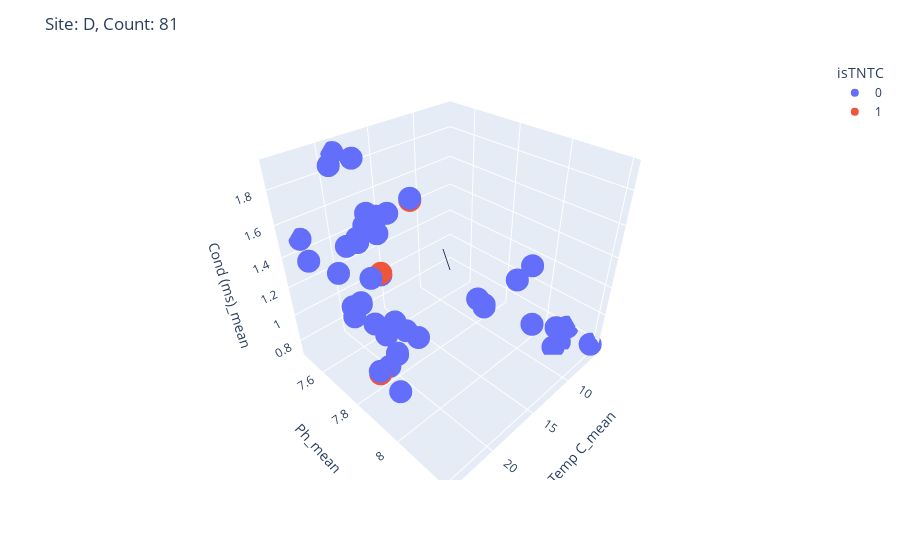
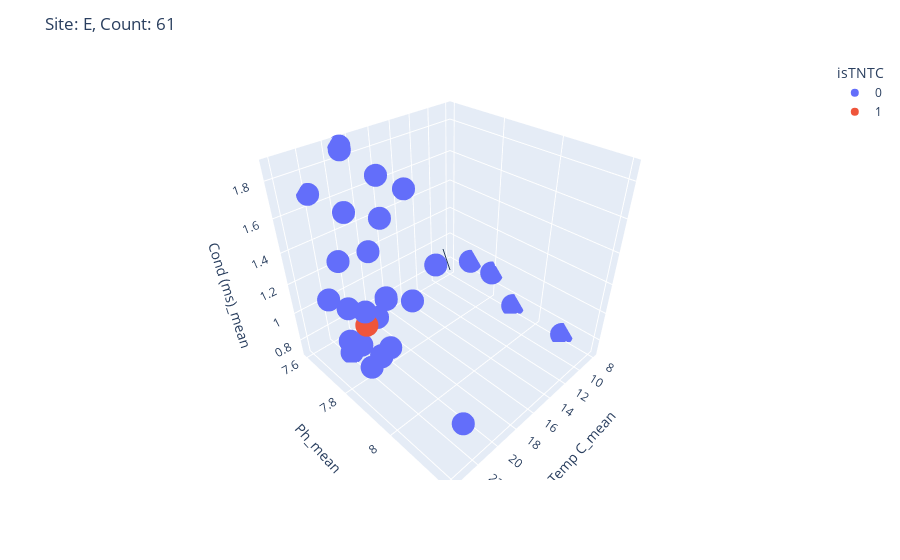
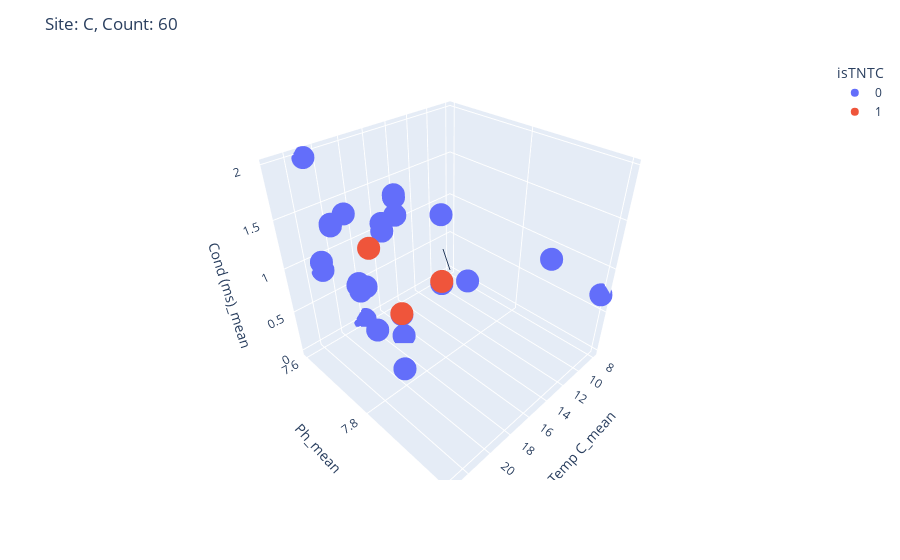
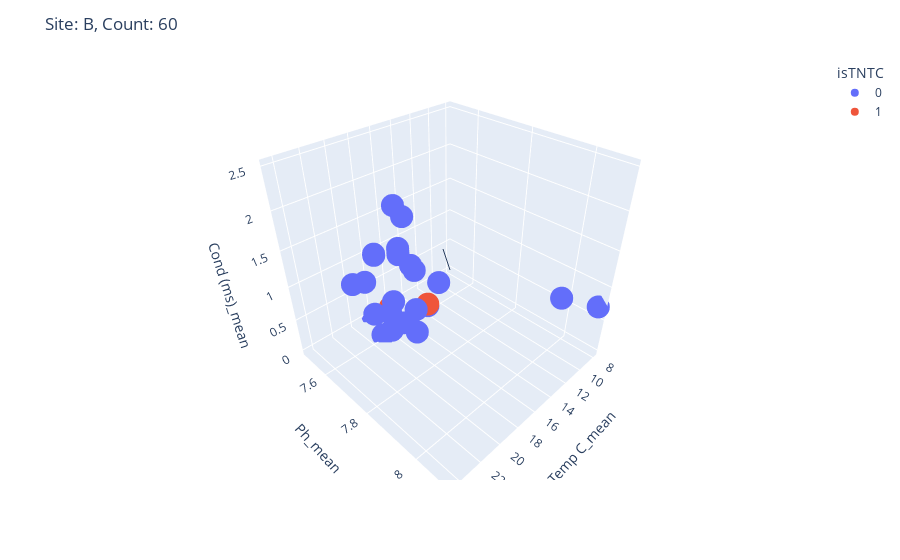

Notebook code for these charts, in order:
### Code cell
for site in class_ecoli_df['Site'].unique():
    fig = px.scatter_3d(class_ecoli_df[class_ecoli_df['Site'] == site], x='Temp C_mean', y='Ph_mean', z='Cond (ms)_mean', color='isTNTC')
    fig.update_layout(title_text="Site: " + site + ', ' + 'Count: ' + str(len(class_ecoli_df[class_ecoli_df['Site'] == site])))

    fig.add_annotation()
    fig.show()

### Figure 1 — Plotly figure (JSON) as saved in the notebook; plotly's stock layout.template omitted (floating-point values rounded to 4 significant figures)
{"data": [{"hovertemplate": "isTNTC=0<br>Temp C_mean=%{x}<br>Ph_mean=%{y}<br>Cond (ms)_mean=%{z}<extra></extra>", "legendgroup": "0", "marker": {"color": "#636efa", "symbol": "circle"}, "mode": "markers", "name": "0", "scene": "scene", "showlegend": true, "type": "scatter3d", "x": [6, 6, 9, 8, 11, 9, 9, 10, 10, 8, 8, 8, 7, 21, 21, 21, 21, 22, 22, 22, 22, 22, 22, 20, 20, 22, 22, 21, 21, 22, 22, 21, 21, 21, 21, 21, 21, 21, 21, 20, 20, 22, 22, 21, 21, 21, 20, 20, 20, 19, 19, 19, 19, 21, 22, 22, 24, 24, 23.4, 23.4, 23, 23, 23, 23, 21, 21, 21, 21.9, 23, 23.9, 23.9, 23, 22, 21, 22, 22, 21, 20], "y": [8.1, 8.2, 7.8, 8, 8, 8, 7.8, 7.8, 7.8, 8.1, 8.1, 8.1, 8.1, 7.8, 7.8, 7.8, 7.8, 7.9, 7.9, 7.9, 7.9, 7.8, 7.8, 7.8, 7.8, 7.8, 7.8, 7.9, 7.9, 7.8, 7.8, 7.8, 7.8, 7.8, 7.8, 7.8, 7.8, 7.8, 7.8, 7.9, 7.9, 7.9, 7.9, 7.8, 7.8, 7.8, 7.7, 7.7, 7.7, 7.6, 7.6, 7.5, 7.5, 7.7, 7.7, 7.7, 7.82, 7.82, 7.78, 7.78, 7.8, 7.8, 7.8, 7.8, 7.7, 7.6, 7.6, 7.8, 7.5, 7.6, 7.6, 7.7, 8, 7.7, 7.9, 7.9, 7.8, 7.9], "z": [0.8, 0.77, 0.8, 0.8, 1.25, 1.28, 0.78, 0.885, 0.885, 0.88, 0.88, 0.72, 0.72, 1.766, 1.766, 1.781, 1.781, 1.08, 1.08, 0.79, 0.79, 0.8, 1.76, 1.77, 1.77, 1.17, 1.17, 1.19, 1.19, 0.82, 0.82, 0.81, 0.81, 1.05, 1.05, 1.05, 1.05, 1.45, 1.45, 1.91, 1.91, 1.29, 1.29, 1.688, 1.688, 1.688, 1.703, 1.703, 1.703, 1.92, 1.92, 1.9, 1.9, 1.59, 1.57, 1.57, 1.32, 1.32, 1.32, 1.32, 1.34, 1.34, 1.35, 1.35, 1.562, 1.922, 1.922, 1.46, 1.49, 1.46, 1.46, 1.44, 1.3, 1.59, 1.07, 1.07, 1.46, 1.9]}, {"hovertemplate": "isTNTC=1<br>Temp C_mean=%{x}<br>Ph_mean=%{y}<br>Cond (ms)_mean=%{z}<extra></extra>", "legendgroup": "1", "marker": {"color": "#EF553B", "symbol": "circle"}, "mode": "markers", "name": "1", "scene": "scene", "showlegend": true, "type": "scatter3d", "x": [22, 21, 20], "y": [7.8, 7.8, 7.9], "z": [0.8, 1.46, 1.9]}], "layout": {"annotations": [{}], "legend": {"title": {"text": "isTNTC"}, "tracegroupgap": 0}, "margin": {"t": 60}, "scene": {"domain": {"x": [0, 1], "y": [0, 1]}, "xaxis": {"title": {"text": "Temp C_mean"}}, "yaxis": {"title": {"text": "Ph_mean"}}, "zaxis": {"title": {"text": "Cond (ms)_mean"}}}, "title": {"text": "Site: D, Count: 81"}}}

### Figure 2 — Plotly figure (JSON) as saved in the notebook; plotly's stock layout.template omitted (floating-point values rounded to 4 significant figures)
{"data": [{"hovertemplate": "isTNTC=0<br>Temp C_mean=%{x}<br>Ph_mean=%{y}<br>Cond (ms)_mean=%{z}<extra></extra>", "legendgroup": "0", "marker": {"color": "#636efa", "symbol": "circle"}, "mode": "markers", "name": "0", "scene": "scene", "showlegend": true, "type": "scatter3d", "x": [8, 8, 8, 8, 22, 23, 23, 22, 22, 21, 21, 21, 21, 23, 23, 22, 22, 21, 21, 22, 22, 21, 21, 20, 20, 20, 20, 20, 20, 22, 22, 22, 22, 20, 20, 20, 21, 21, 21, 19, 19, 19, 19, 22, 22, 22, 22, 23.8, 23.8, 24.1, 24.1, 22, 22, 22, 22, 22, 22, 22, null], "y": [7.8, 7.7, 7.9, 8.1, 8, 8.2, 8.2, 7.9, 7.9, 7.8, 7.8, 7.8, 7.8, 7.9, 7.9, 7.8, 7.8, 7.7, 7.7, 7.8, 7.8, 7.8, 7.8, 8, 8, 7.9, 7.9, 7.8, 7.8, 7.9, 7.9, 7.9, 7.9, 7.8, 7.8, 7.8, 7.7, 7.7, 7.7, 7.6, 7.6, 7.6, 7.6, 7.7, 7.7, 7.7, 7.7, 7.83, 7.83, 7.76, 7.76, 7.7, 7.7, 7.7, 7.7, 7.8, 7.6, 7.6, null], "z": [0.89, 0.89, 0.725, 0.72, 1.44, 1.02, 1.02, 1.03, 1.03, 0.78, 0.78, 0.79, 0.79, 1.64, 1.64, 0.75, 0.75, 0.74, 0.74, 1.06, 1.06, 1.07, 1.07, 1.56, 1.56, 1.86, 1.86, 1.86, 1.86, 1.35, 1.35, 1.34, 1.34, 1.641, 1.641, 1.641, 1.625, 1.625, 1.625, 1.87, 1.87, 1.85, 1.85, 0.82, 0.82, 0.73, 0.73, 1.28, 1.28, 1.27, 1.27, 1.37, 1.37, 1.37, 1.37, 1.15, 1.68, 1.68, null]}, {"hovertemplate": "isTNTC=1<br>Temp C_mean=%{x}<br>Ph_mean=%{y}<br>Cond (ms)_mean=%{z}<extra></extra>", "legendgroup": "1", "marker": {"color": "#EF553B", "symbol": "circle"}, "mode": "markers", "name": "1", "scene": "scene", "showlegend": true, "type": "scatter3d", "x": [22, 22], "y": [7.8, 7.8], "z": [1.06, 1.06]}], "layout": {"annotations": [{}], "legend": {"title": {"text": "isTNTC"}, "tracegroupgap": 0}, "margin": {"t": 60}, "scene": {"domain": {"x": [0, 1], "y": [0, 1]}, "xaxis": {"title": {"text": "Temp C_mean"}}, "yaxis": {"title": {"text": "Ph_mean"}}, "zaxis": {"title": {"text": "Cond (ms)_mean"}}}, "title": {"text": "Site: E, Count: 61"}}}

### Figure 3 — Plotly figure (JSON) as saved in the notebook; plotly's stock layout.template omitted (floating-point values rounded to 4 significant figures)
{"data": [{"hovertemplate": "isTNTC=0<br>Temp C_mean=%{x}<br>Ph_mean=%{y}<br>Cond (ms)_mean=%{z}<extra></extra>", "legendgroup": "0", "marker": {"color": "#636efa", "symbol": "circle"}, "mode": "markers", "name": "0", "scene": "scene", "showlegend": true, "type": "scatter3d", "x": [9, 8, 20, 20, 20, 20, 21, 21, 20, 20, 20, 20, 21, 21, 20, 20, 22, 22, 23, 23, 22, 20, 20, 20, 20, 22, 22, 22, 22, 22, 22, 18, 18, 17, 17, 21, 21, 21, 21, 23.1, 23.1, 22.7, 22.7, 23, 23, 23, 23, 22, 22, 22, 22, 21, 21, null, null, 20, 20], "y": [7.9, 8, 7.8, 7.8, 7.8, 7.8, 7.8, 7.8, 7.8, 7.8, 7.7, 7.7, 7.6, 7.6, 7.8, 7.8, 8, 8, 7.9, 7.9, 7.8, 7.9, 7.9, 7.9, 7.9, 7.8, 7.8, 7.8, 7.8, 7.8, 7.8, 7.6, 7.6, 7.7, 7.7, 7.8, 7.8, 7.7, 7.7, 7.81, 7.81, 7.79, 7.79, 7.7, 7.7, 7.8, 7.8, 7.7, 7.7, 7.7, 7.7, 7.6, 7.6, null, null, 7.9, 7.9], "z": [0.935, 0.71, 1.93, 1.93, 1.95, 1.95, 1.766, 1.766, 1.781, 1.781, 0.85, 0.85, 0.85, 0.85, 0.82, 0.82, 1.83, 1.83, 0.82, 0.82, 0.81, 1.41, 1.41, 1.98, 1.98, 1.609, 1.609, 1.609, 1.609, 1.609, 1.609, 0, 0, 0, 0, 1.7, 1.7, 1.65, 1.65, 1.32, 1.32, 1.31, 1.31, 1.31, 1.31, 1.34, 1.34, 1.609, 1.609, 1.594, 1.594, 1.98, 1.98, null, null, 1.43, 1.98]}, {"hovertemplate": "isTNTC=1<br>Temp C_mean=%{x}<br>Ph_mean=%{y}<br>Cond (ms)_mean=%{z}<extra></extra>", "legendgroup": "1", "marker": {"color": "#EF553B", "symbol": "circle"}, "mode": "markers", "name": "1", "scene": "scene", "showlegend": true, "type": "scatter3d", "x": [22, 20, 20], "y": [7.8, 7.8, 7.9], "z": [1.609, 0.83, 1.43]}], "layout": {"annotations": [{}], "legend": {"title": {"text": "isTNTC"}, "tracegroupgap": 0}, "margin": {"t": 60}, "scene": {"domain": {"x": [0, 1], "y": [0, 1]}, "xaxis": {"title": {"text": "Temp C_mean"}}, "yaxis": {"title": {"text": "Ph_mean"}}, "zaxis": {"title": {"text": "Cond (ms)_mean"}}}, "title": {"text": "Site: C, Count: 60"}}}

### Figure 4 — Plotly figure (JSON) as saved in the notebook; plotly's stock layout.template omitted (floating-point values rounded to 4 significant figures)
{"data": [{"hovertemplate": "isTNTC=0<br>Temp C_mean=%{x}<br>Ph_mean=%{y}<br>Cond (ms)_mean=%{z}<extra></extra>", "legendgroup": "0", "marker": {"color": "#636efa", "symbol": "circle"}, "mode": "markers", "name": "0", "scene": "scene", "showlegend": true, "type": "scatter3d", "x": [9, 8, 22, 22, 22, 22, 22, 21, 21, 22, 22, 20, 20, 21, 21, 21, 21, 21, 21, 21, 21, 18, 18, 19, 19, 21, 21, 21, 21, 24.4, 24.4, 22.9, 22.9, 23, 23, 22, 22, 21, 21, 21, 21, 22.7, 22.7, 22, 22, 21, 21, 22, 22, 22, null, 20, 20], "y": [8, 8.1, 7.9, 7.9, 7.9, 7.8, 7.8, 7.8, 7.8, 7.9, 7.9, 7.9, 7.9, 7.9, 7.9, 7.7, 7.7, 7.7, 7.7, 7.7, 7.7, 7.5, 7.5, 7.6, 7.6, 7.8, 7.8, 7.8, 7.8, 7.86, 7.86, 7.86, 7.86, 7.7, 7.7, 7.7, 7.7, 7.8, 7.8, 7.8, 7.8, 7.9, 7.9, 7.84, 7.84, 7.9, 7.9, 7.8, 7.8, 7.8, null, 7.8, 7.8], "z": [0.695, 0.71, 1.14, 1.14, 1.89, 0.9, 0.9, 0.91, 0.91, 1.43, 1.43, 1.594, 1.594, 1.39, 1.39, 1.594, 1.594, 1.594, 1.609, 1.609, 1.609, 0, 0, 0, 0, 1.87, 1.87, 1.87, 1.87, 1.49, 1.49, 1.51, 1.51, 1.37, 1.37, 1.32, 1.32, 1.797, 1.797, 1.821, 1.821, 2.49, 2.49, 2.46, 2.46, 1.41, 1.41, 1.14, 1.14, 1.14, null, 1.594, 1.594]}, {"hovertemplate": "isTNTC=1<br>Temp C_mean=%{x}<br>Ph_mean=%{y}<br>Cond (ms)_mean=%{z}<extra></extra>", "legendgroup": "1", "marker": {"color": "#EF553B", "symbol": "circle"}, "mode": "markers", "name": "1", "scene": "scene", "showlegend": true, "type": "scatter3d", "x": [21, 20, 20, 20, 20, 20, 20], "y": [7.9, 7.7, 7.7, 7.7, 7.7, 7.7, 7.7], "z": [1.41, 0.79, 0.79, 0.79, 0.79, 0.79, 0.79]}], "layout": {"annotations": [{}], "legend": {"title": {"text": "isTNTC"}, "tracegroupgap": 0}, "margin": {"t": 60}, "scene": {"domain": {"x": [0, 1], "y": [0, 1]}, "xaxis": {"title": {"text": "Temp C_mean"}}, "yaxis": {"title": {"text": "Ph_mean"}}, "zaxis": {"title": {"text": "Cond (ms)_mean"}}}, "title": {"text": "Site: B, Count: 60"}}}
